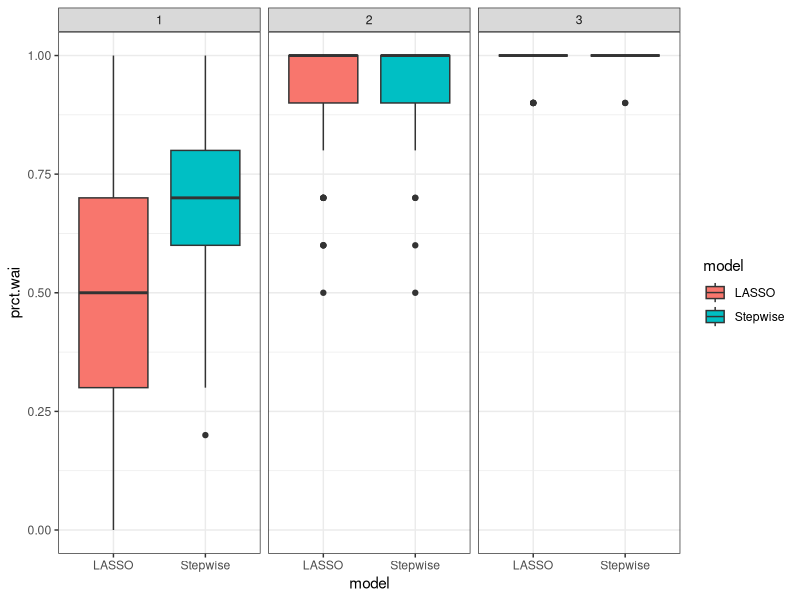
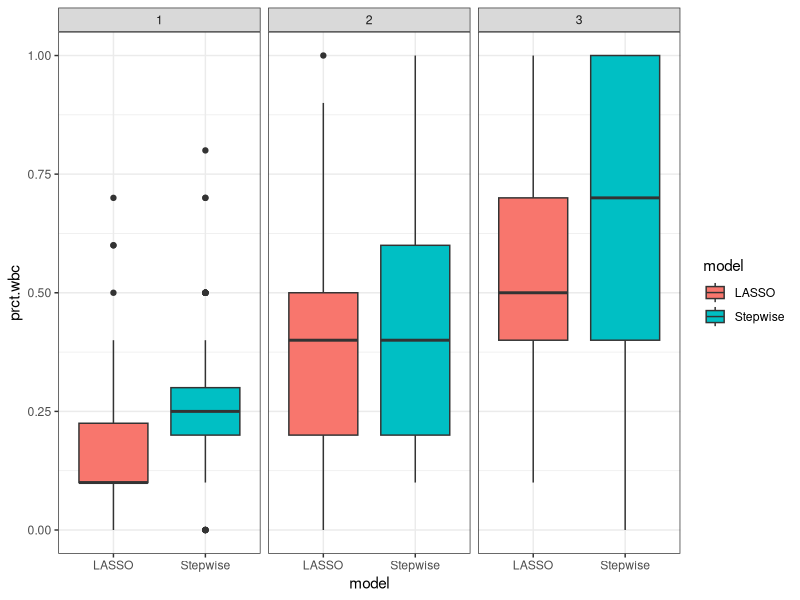
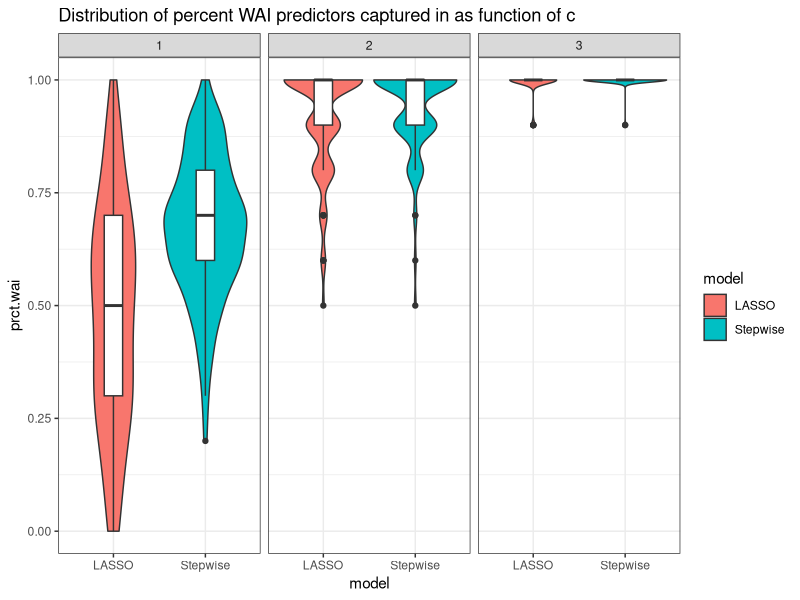
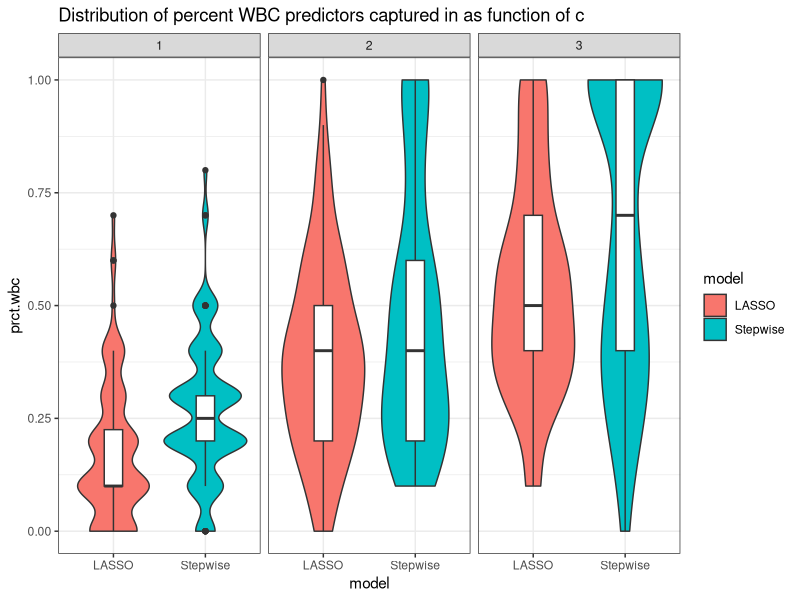
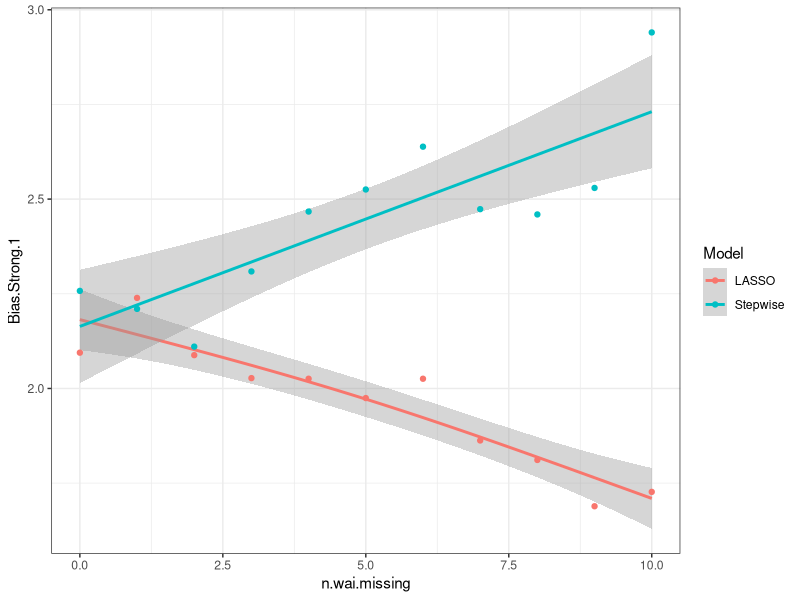
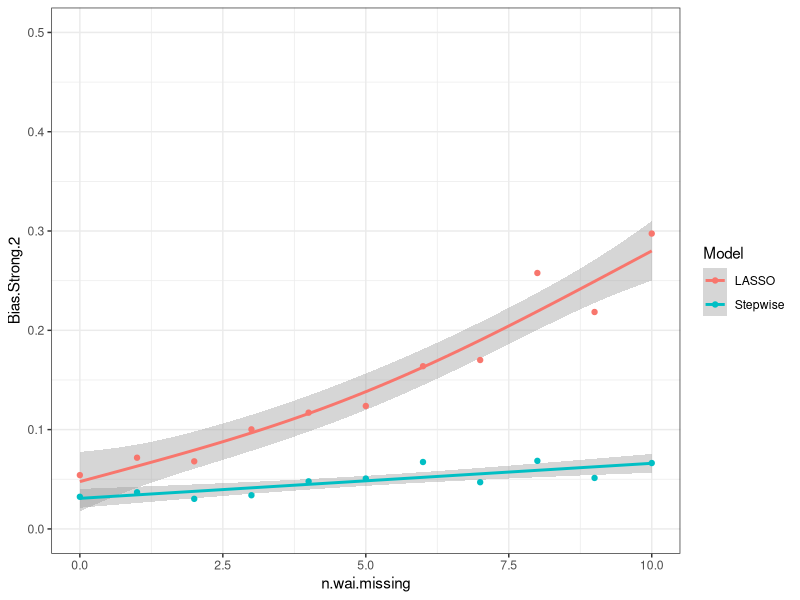
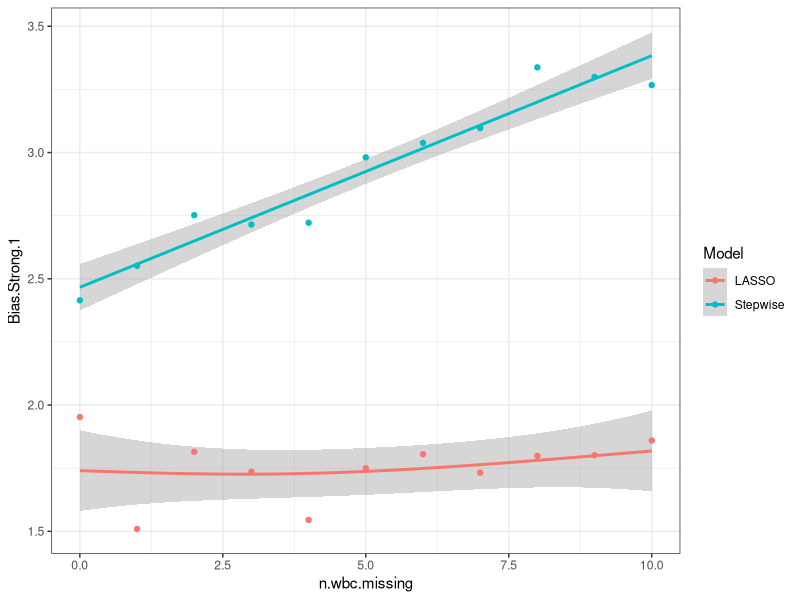
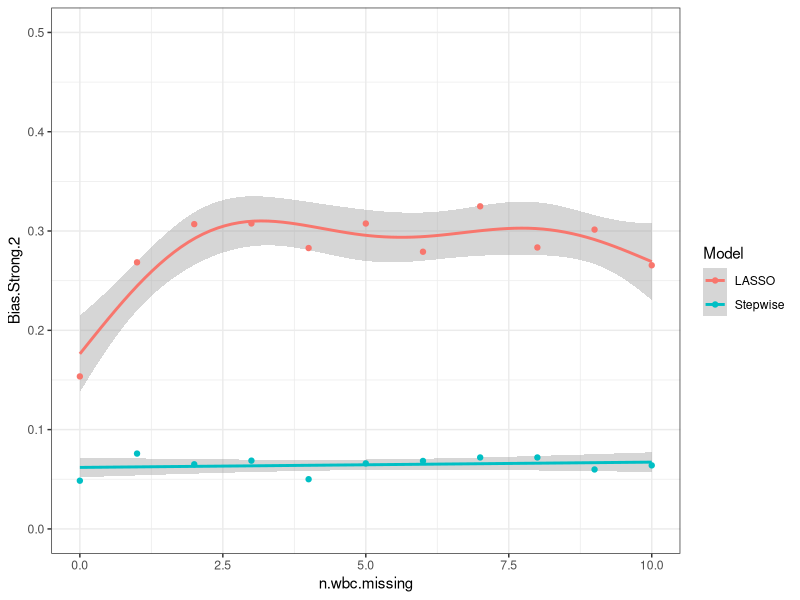

R code for these plots, in order:
## ---- chunk 1

knitr::opts_chunk$set(echo = TRUE)

library(tidyverse)
library(ggplot2)
## ---- chunk 2


# Summarizes data, handling within-subjects variables by removing inter-subject variability.
## It will still work if there are no within-S variables.
## Gives count, un-normed mean, normed mean (with same between-group mean),
##   standard deviation, standard error of the mean, and confidence interval.
## If there are within-subject variables, calculate adjusted values using method from Morey (2008).
##   data: a data frame.
##   measurevar: the name of a column that contains the variable to be summariezed
##   betweenvars: a vector containing names of columns that are between-subjects variables
##   withinvars: a vector containing names of columns that are within-subjects variables
##   idvar: the name of a column that identifies each subject (or matched subjects)
##   na.rm: a boolean that indicates whether to ignore NA's
##   conf.interval: the percent range of the confidence interval (default is 95%)
summarySEwithin <- function(data=NULL, measurevar, betweenvars=NULL, withinvars=NULL,
                            idvar=NULL, na.rm=FALSE, conf.interval=.95, .drop=TRUE) {

  # Ensure that the betweenvars and withinvars are factors
  factorvars <- vapply(data[, c(betweenvars, withinvars), drop=FALSE],
    FUN=is.factor, FUN.VALUE=logical(1))

  if (!all(factorvars)) {
    nonfactorvars <- names(factorvars)[!factorvars]
    message("Automatically converting the following non-factors to factors: ",
            paste(nonfactorvars, collapse = ", "))
    data[nonfactorvars] <- lapply(data[nonfactorvars], factor)
  }

  # Get the means from the un-normed data
  datac <- summarySE(data, measurevar, groupvars=c(betweenvars, withinvars),
                     na.rm=na.rm, conf.interval=conf.interval, .drop=.drop)

  # Drop all the unused columns (these will be calculated with normed data)
  datac$sd <- NULL
  datac$se <- NULL
  datac$ci <- NULL

  # Norm each subject's data
  ndata <- normDataWithin(data, idvar, measurevar, betweenvars, na.rm, .drop=.drop)

  # This is the name of the new column
  measurevar_n <- paste(measurevar, "_norm", sep="")

  # Collapse the normed data - now we can treat between and within vars the same
  ndatac <- summarySE(ndata, measurevar_n, groupvars=c(betweenvars, withinvars),
                      na.rm=na.rm, conf.interval=conf.interval, .drop=.drop)

  # Apply correction from Morey (2008) to the standard error and confidence interval
  #  Get the product of the number of conditions of within-S variables
  nWithinGroups    <- prod(vapply(ndatac[,withinvars, drop=FALSE], FUN=nlevels,
                           FUN.VALUE=numeric(1)))
  correctionFactor <- sqrt( nWithinGroups / (nWithinGroups-1) )

  # Apply the correction factor
  ndatac$sd <- ndatac$sd * correctionFactor
  ndatac$se <- ndatac$se * correctionFactor
  ndatac$ci <- ndatac$ci * correctionFactor

  # Combine the un-normed means with the normed results
  merge(datac, ndatac)
}

## ---- chunk 3

data1 <- read_csv("task-1-simulation.csv") %>%
          filter(num.p == "60")


data1 %>%
  ggplot(aes(x=model, y=prct.wai, fill=model)) + 
  geom_boxplot() +
  facet_grid(. ~ c) +
  theme_bw()


data1 %>%
  ggplot(aes(x=model, y=prct.wbc, fill=model)) + 
  geom_boxplot() +
  facet_grid(. ~ c) +
  theme_bw()

## ---- chunk 4

data1 <- read_csv("task-1-simulation.csv") %>%
          filter(num.p == "60")


data1 %>%
  ggplot(aes(x=model, y=prct.wai, fill=model)) + 
  geom_violin() +
  geom_boxplot(width=0.2, fill = "white")+
  facet_grid(. ~ c) +
  theme_bw() +
  labs(
    title = "Distribution of percent WAI predictors captured in as function of c"
  )


data1 %>%
  ggplot(aes(x=model, y=prct.wbc, fill=model)) + 
  geom_violin() +
  geom_boxplot(width=0.2, fill = "white")+
  facet_grid(. ~ c) +
  theme_bw() +
  labs(
    title = "Distribution of percent WBC predictors captured in as function of c"
  )

## ---- chunk 5
data2 <- read_csv("task-2-simulation.csv") %>%
            group_by(Model, n.wai.missing) %>%
            summarize(Bias.Strong.1 = mean((Strong1 - 5)^2))
data2 %>%
  ggplot(aes(color=Model, y= Bias.Strong.1, x = n.wai.missing)) + 
  geom_smooth(method = 'gam', formula = y ~ s(x, k = 5)) + 
  geom_point() + 
  theme_bw() 
data2 <- read_csv("task-2-simulation.csv") %>%
            group_by(Model, n.wai.missing) %>%
            summarize(Bias.Strong.2 = mean((Strong2 - 5)^2))
data2 %>%
  ggplot(aes(color=Model, y= Bias.Strong.2, x = n.wai.missing)) + 
  geom_smooth(method = 'gam', formula = y ~ s(x, k = 5)) + 
  geom_point() + 
  theme_bw() + ylim(0,0.5)
## ---- chunk 6
data2 <- read_csv("task-2-simulation.csv") %>%
            group_by(Model, n.wbc.missing) %>%
            summarize(Bias.Strong.1 = mean((Strong1 - 5)^2))
data2 %>%
  ggplot(aes(color=Model, y= Bias.Strong.1, x = n.wbc.missing)) + 
  geom_smooth(method = 'gam', formula = y ~ s(x, k = 5)) + 
  geom_point() + 
  theme_bw()
data2 <- read_csv("task-2-simulation.csv") %>%
            group_by(Model, n.wbc.missing) %>%
            summarize(Bias.Strong.2 = mean((Strong2 - 5)^2))
data2 %>%
  ggplot(aes(color=Model, y= Bias.Strong.2, x = n.wbc.missing)) + 
  geom_smooth(method = 'gam', formula = y ~ s(x, k = 5)) + 
  geom_point() + 
  theme_bw() + ylim(0,0.5)
